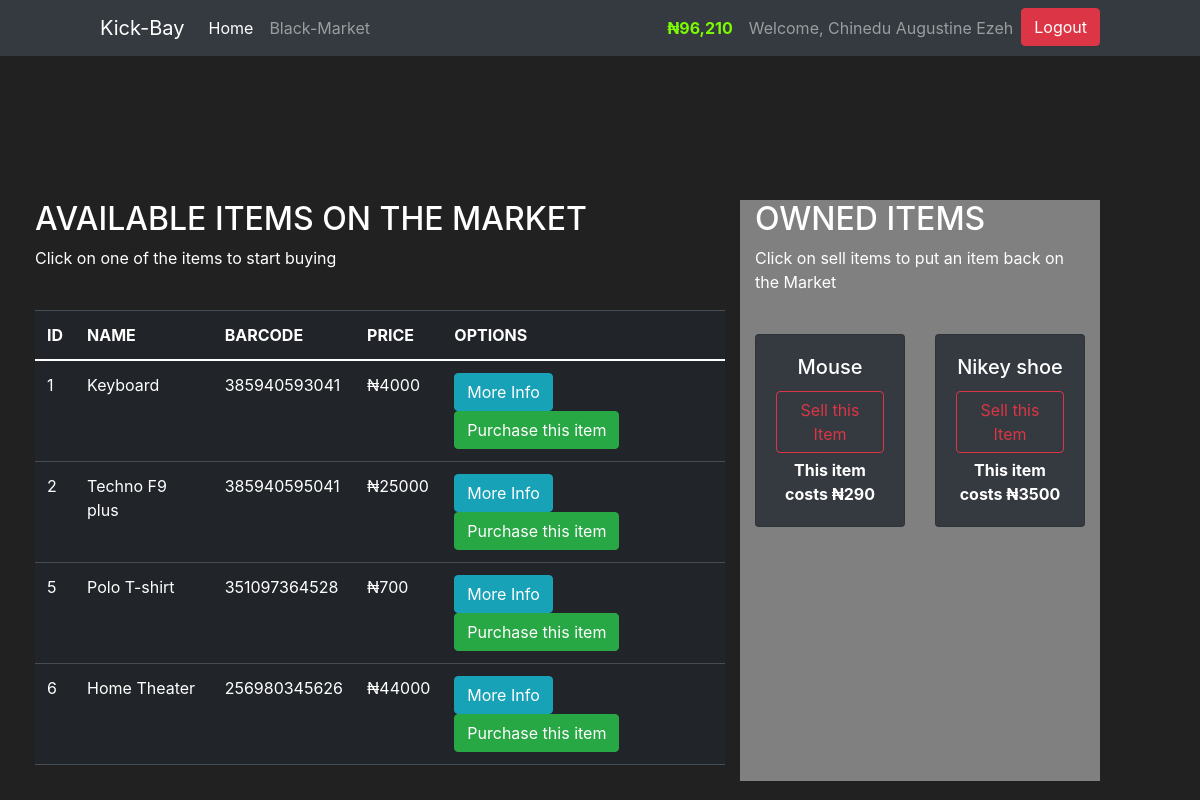
/market (signed in), run on the app's committed database.
### market/model.py (models this page shows, shortened)
class User(db.Model, UserMixin):
    id = db.Column(db.Integer(), primary_key=True)
    user_type = db.Column(db.Enum("1", "2", "3"), nullable=False, default="2")
    username = db.Column(db.String(length=30), nullable=False, unique=True)
    full_name = db.Column(db.String(length=40), nullable=False)
    email_address = db.Column(db.String(length=50), nullable=False, unique=True)
    password_hash = db.Column(db.String(length=60), nullable=False)
    gender = db.Column(db.Enum("Male",  "Female"), nullable=False)
    budget = db.Column(db.Integer(), nullable=False, default=100000)
    items = db.relationship('Item', backref='owned_user', lazy=True)
    @property
    def prettier_budget(self):
        if len(str(self.budget)) >= 4:
            return f'₦{str(self.budget)[:-3]},{str(self.budget)[-3:]}'
        else:
            return f'₦{self.budget}'
    @property
    def password(self):
        return self.password

class Item(db.Model):
    id = db.Column(db.Integer(), primary_key=True)
    name = db.Column(db.String(length=30), nullable=False, unique=True)
    price = db.Column(db.Integer(), nullable=False)
    barcode = db.Column(db.String(length=12), nullable=False, unique=True)
    description = db.Column(db.String(length=1024), nullable=False, unique=True)
    category = db.Column(db.Enum("Clothes", "Phone and Laptop", "Home appliances", "Bags", "Shoes", "Books", "Travelling"), nullable=False)
    color = db.Column(db.Enum("Red", "Blue", "Green", "Yellow", "Pink", "White", "Black", "Purple", "Indigo", "Grey", "Orange"), nullable=False)
    quantity = db.Column(db.Integer(), nullable=False)
    img_path = db.Column(db.String(length=130),  default="technoF9plus.jpg", unique=True)
    owner = db.Column(db.Integer(), db.ForeignKey("user.id"))

### market/routes.py (the view, shortened to what this page needs)
@app.route('/market', methods=['GET', 'POST'])
@login_required
def market_page():
    purchase_form = PurchaseItemForm()
    selling_form = SellItemForm()
    if request.method == "GET":
        items = Item.query.filter_by(owner=None)
        owned_items = Item.query.filter_by(owner=current_user.id)
        return render_template('market.html', items=items, purchase_form=purchase_form, owned_items=owned_items, selling_form=selling_form)

### market/model.py (called while the page is built)
@login.user_loader
def load_user(user_id):
    return User.query.get(user_id)

### market/templates/market.html (shortened to what this page needs)
{% extends 'base.html' %}
{% block table %}
<div class="row" style="margin-top:200px; margin-left:20px; width:90%">
   <div class="col-8">
      <h2>AVAILABLE ITEMS ON THE MARKET</h2>
      <p>Click on one of the items to start buying</p>
      <br>
      <table class="table table-hover table-dark">
         <thead>
            <tr>
               <th scope="col">ID</th>
               <th scope="col">NAME</th>
               <th scope="col">BARCODE</th>
               <th scope="col">PRICE</th>
               <th scope="col">OPTIONS</th>
            </tr>
         </thead>
         <tbody>
            {% for item in items %}
            <tr>
               <td>{{item.id}}</td>
               <td>{{item.name}}</td>
               <td>{{item.barcode}}</td>
               <td>₦{{item.price}}</td>
               <td>
                  <button class="btn btn-outline btn-info" data-toggle="modal" data-target="#Modal-MoreInfo-{{ item.id }}">More Info</button>
                  <button class="btn btn-outline btn-success" data-toggle="modal" data-target="#Modal-PurchaseConfirm-{{ item.id }}">Purchase this item</button>
               </td>
            </tr>
            {% endfor %}
         </tbody>
      </table>
   </div>
   <div class="col-4" style="background-color:grey">
      <h2>OWNED ITEMS</h2>
      <p>Click on sell items to put an item back on the Market</p>
      <br>
      <div class="row">
          {% for owned_item in owned_items %}
            <div class="col-md-6">
                 <div style="margin-bottom: 5px" class="card text-center bg-dark">
                      <div class="card-body">
                          <h5 class="card-title">{{ owned_item.name }}</h5>
                          <button type="button" class="btn btn-outline-danger" style="margin-bottom: 5px"
                                  data-toggle="modal" data-target="#Modal-SellingConfirm-{{ owned_item.id }}">
                              Sell this Item
                          </button>
                          <p class="card-text"><strong>
                              This item costs ₦{{ owned_item.price }}
                          </strong></p>
                      </div>
                  </div>
             </div>
         {% endfor %}
      </div>
   </div>
</div>
{% endblock %}

### market/templates/base.html (shortened to what this page needs)
<!doctype html>
<html lang="en">
   <head>
      <link href="https://cdn.jsdelivr.net/npm/bootstrap@5.1.0/dist/css/bootstrap.min.css" rel="stylesheet">
      <link href="https://cdn.jsdelivr.net/npm/bootstrap@5.1.0/dist/css/bootstrap.min.css" rel="stylesheet">
      <link rel="stylesheet" href="https://stackpath.bootstrapcdn.com/bootstrap/4.3.1/css/bootstrap.min.css">
   </head>
   <body>
      <nav class="navbar navbar-expand-md navbar-dark bg-dark fixed-top" style="padding-right: 100px; padding-left:100px" >
         <a class="navbar-brand" href="{{ url_for('home_page') }}">Kick-Bay</a>
         <div class="collapse navbar-collapse" id="navbarNav">
            <ul class="navbar-nav mr-auto">
               <li class="nav-item active">
                  <a class="nav-link" href="{{ url_for('home_page') }}">Home <span class="sr-only">(current)</span></a>
               </li>
               <li class="nav-item">
                  <a class="nav-link" href="{{ url_for('market_page') }}">Black-Market</a>
               </li>
            </ul>
            {% if current_user.is_authenticated %}
            <ul class="navbar-nav">
               <li class="nav-item">
                  <a class="nav-link" style="color: lawngreen; font-weight:bold">
                  {{ current_user.prettier_budget }}
                  </a>
               </li>
               <li class="nav-item">
                  <a class="nav-link" >Welcome, {{ current_user.full_name }}</a>
               </li>
               <li class="nav-item">
                  <a class="btn btn-md btn-danger center" href="{{ url_for('logout_page') }}">Logout</a>
               </li>
            </ul>
            {% endif %}
         </div>
      </nav>
      <div style="margin-top:3%">
      {% block table %}
      {% endblock %}
   </body>
</html>

### market/templates/base.html (style rules this page uses)
body { background-color: #212121; color: white }

### data on the page
User: prettier_budget "₦96,210", full_name "Chinedu Augustine Ezeh"
Item: id "1", name "Keyboard", barcode "385940593041", price "4000"
Item: id "2", name "Techno F9 plus", barcode "385940595041", price "25000"
Item: id "5", name "Polo T-shirt", barcode "351097364528", price "700"
Item: id "6", name "Home Theater", barcode "256980345626", price "44000"
Item: name "Mouse", price "290"
Item: name "Nikey shoe", price "3500"
